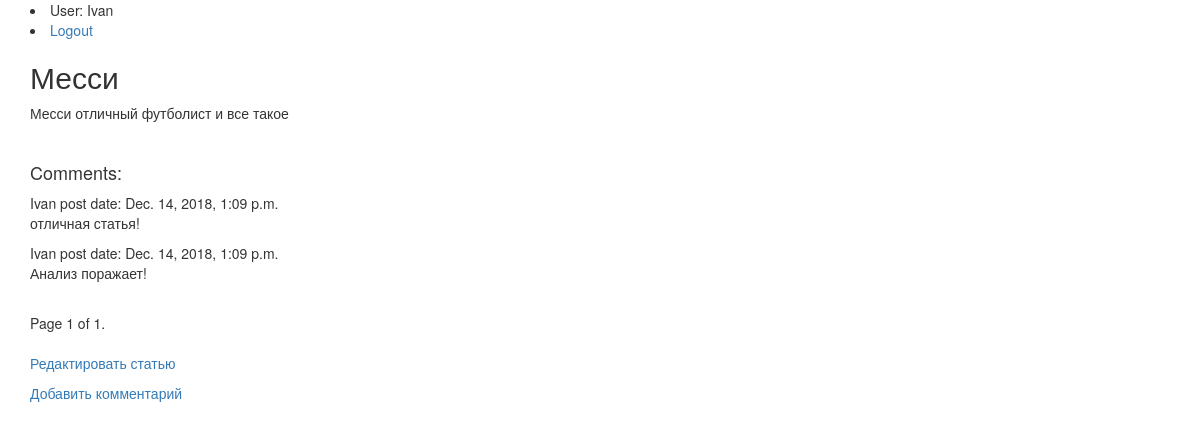
The page /blog/posts/1/ (signed in) on the database its author committed.
### blog/models.py (models this page shows, shortened)
class Post(models.Model):
    user_id = models.ForeignKey(User, on_delete=models.PROTECT)
    blog_id = models.ForeignKey(Blogg, on_delete=models.PROTECT)
    headline = models.CharField('headline', max_length=60)
    text = models.TextField('text', max_length=600)
    pub_date = models.DateTimeField('pub date', auto_now_add=True)
    views = models.IntegerField('views', default = 0)
    hidden = models.BooleanField('hidden', default=False)

class Comment(models.Model):
    comment_text = models.TextField('comment', max_length=200)
    user_id = models.ForeignKey(User, on_delete=models.PROTECT)
    post_id = models.ForeignKey(Post, on_delete=models.PROTECT)
    pub_date = models.DateTimeField('pub date', auto_now_add=True)

### blog/views.py (the view)
# urls.py: path('posts/<int:pk>/',views.PostView.as_view(), name='post'),
class PostView(DetailView):
    model = Post
    template_name = 'blog/post.html'
    context_object_name = 'post'
    paginate_by = 3
    def comment_list(self):
        comments = self.object.comment_set.all().order_by('pub_date')
        paginator = Paginator(comments, 10)
        page = self.request.GET.get('page')
        return paginator.get_page(page)
    def get_context_data(self, **kwargs):
        context = super().get_context_data(**kwargs)
        pk = self.kwargs['pk']
        post_obj = Post.objects.get(id = pk)
        post_obj.views += 1
        post_obj.save()
        context['comments'] = self.comment_list
        context['post_edit_url'] = '/blog/posts/{}/post_edit'.format(Post.objects.get(id = pk).id)
        return context

### blog/templates/blog/post.html (shortened to what this page needs)
{% extends 'blog/base.html' %}
{% block content%}
<div class = "login">
{% if user.is_authenticated %}
     <li>User: {{ user.get_username }}</li>
     <li><a href="{% url 'blog:logout'%}?next={{request.path}}">Logout</a></li>
   {% else %}
     <li><a href="{% url 'blog:login'%}?next={{request.path}}">Login</a></li>
     <li><a href="{% url 'blog:registration' %}">Registrarion</a></li>
   {% endif %}
</div>
<h2>{{post.headline}}</h2>
<p>{{post.text}}</p>
<br>
<h4>Comments:</h4>
{% for comment in comments %}
    <span>{{comment.user_id}}</span>
    <span>post date: {{comment.pub_date}}</span>
    <p class = 'comment'>{{comment.comment_text}}</p>
{% endfor %}
<div class="pagination">
    <span class="step-links">
        <span class="current">
            Page {{ comments.number }} of {{ comments.paginator.num_pages }}.
        </span>
    </span>
</div>
{% if user.username == post.user_id.username %}
    <p><a href="{{post_edit_url}}">Редактировать статью</a></p>
{% endif %}
<a href="{% url 'blog:comment_add' post.pk%}">Добавить комментарий</a>
{% endblock %}

### rows shown on the page
Post: headline "Месси", text "Месси отличный футболист и все такое", number "1", paginator.num_pages "1"
Comment: user_id "Ivan", pub_date "Dec. 14, 2018, 1:09 p.m.", comment_text "отличная статья!"
Comment: user_id "Ivan", pub_date "Dec. 14, 2018, 1:09 p.m.", comment_text "Анализ поражает!"

### other values the page prints
{{ user.get_username }} "Ivan"
